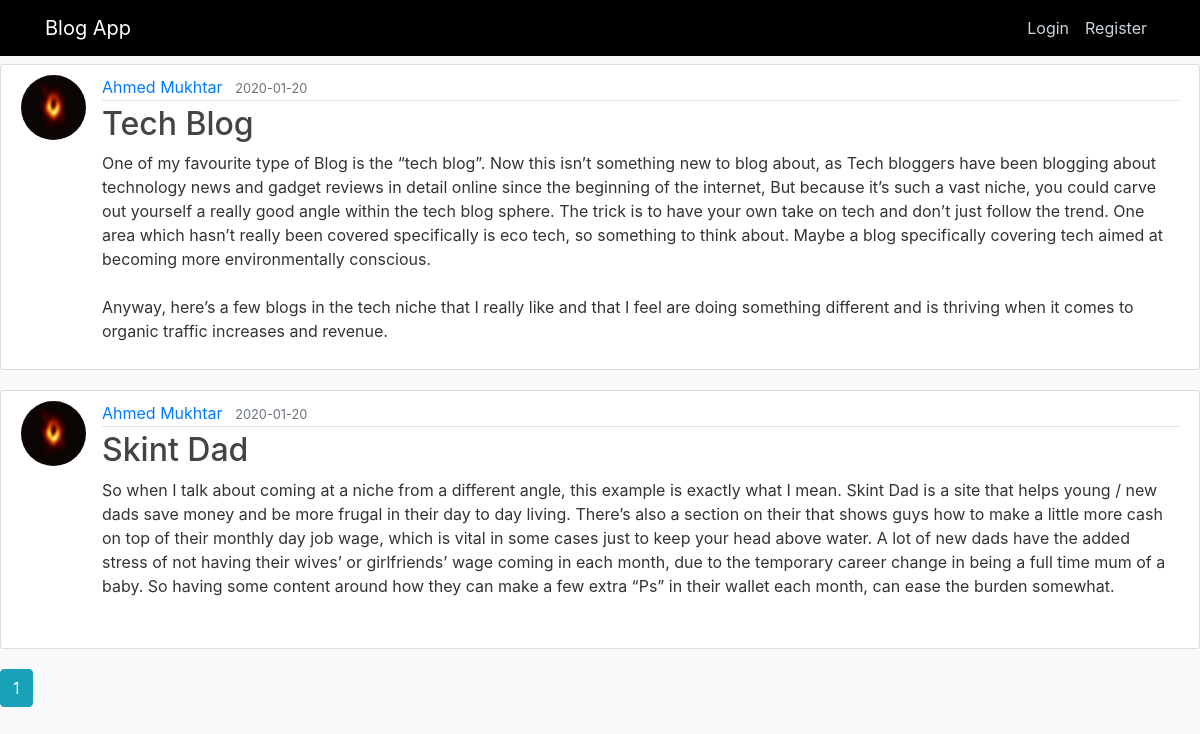
The app's page /user/Ahmed Mukhtar with its own data.
### flaskblog/models.py (models this page shows, shortened)
class Post(db.Model):
    id = db.Column(db.Integer, primary_key=True)
    title = db.Column(db.String(100), nullable=False)
    date_posted = db.Column(db.DateTime, nullable=False, default=datetime.utcnow)
    content = db.Column(db.Text, nullable=False)
    user_id = db.Column(db.Integer, db.ForeignKey('user.id'), nullable=False)

class User(db.Model, UserMixin):
    id = db.Column(db.Integer, primary_key=True)
    username = db.Column(db.String(20), unique=True, nullable=False)
    email = db.Column(db.String(120), unique=True, nullable=False)
    image_file = db.Column(db.String(20), nullable=False, default='default.jpg')
    password = db.Column(db.String(60), nullable=False)
    posts = db.relationship('Post', backref='author', lazy=True)

### flaskblog/routes.py (the view)
@app.route("/user/<string:username>")
def user_posts(username):
    page = request.args.get('page', 1, type=int)
    user = User.query.filter_by(username=username).first_or_404()
    posts = Post.query.filter_by(author=user)\
        .order_by(Post.date_posted.desc())\
        .paginate(page=page, per_page=5)
    return render_template('user_posts.html', posts=posts, user=user)

### flaskblog/templates/user_posts.html
{% extends "layout.html" %} {% block content %}
<h1 class="mb-3">Posts by {{ user.username }} ({{ posts.total }})</h1>
{% for post in posts.items %}
<article class="media content-section">
  <img
    class="rounded-circle article-img"
    src="{{ url_for('static', filename='dp/' + post.author.image_file) }}"
  />
  <div class="media-body">
    <div class="article-metadata">
      <a
        class="mr-2"
        href="{{ url_for('user_posts', username=post.author.username) }}"
        >{{ post.author.username }}</a
      >
      <small class="text-muted"
        >{{ post.date_posted.strftime('%Y-%m-%d') }}</small
      >
    </div>
    <h2>
      <a class="article-title" href="{{ url_for('post', post_id=post.id) }}"
        >{{ post.title }}</a
      >
    </h2>
    <p class="article-content">{{ post.content }}</p>
  </div>
</article>
{% endfor %} {% for page_num in posts.iter_pages(left_edge=1, right_edge=1,
left_current=1, right_current=2) %} {% if page_num %} {% if posts.page ==
page_num %}
<a
  class="btn btn-info mb-4"
  href="{{ url_for('user_posts', username=user.username, page=page_num) }}"
  >{{ page_num }}</a
>
{% else %}
<a
  class="btn btn-outline-info mb-4"
  href="{{ url_for('user_posts', username=user.username, page=page_num) }}"
  >{{ page_num }}</a
>
{% endif %} {% else %} ... {% endif %} {% endfor %} {% endblock content %}

### flaskblog/static/main.css (style rules this page uses)
* { margin: 0; padding: 0; }
body { background: #fafafa; color: #333333; }
h1, h2, h3, h4, h5, h6 { color: #444444; }
.content-section { background: #ffffff; padding: 10px 20px; border: 1px solid #dddddd; border-radius: 3px; margin-bottom: 20px; }
.article-title { color: #444444; }
.article-content { white-space: pre-line; }
.article-img { height: 65px; width: 65px; margin-right: 16px; }
.article-metadata { padding-bottom: 1px; margin-bottom: 4px; border-bottom: 1px solid #e3e3e3 }

### records on screen
Post: image_file (placeholder picture), author.username "Ahmed Mukhtar", date_posted "2020-01-20", title "Tech Blog", content "One of my favourite type of Blog is the “tech blog”. Now this isn’t something new to blog about, as Tech bloggers have been blogging about technology news and gadget reviews in detail online since the beginning of the internet, But because it’s such a vast niche, you could carve out yourself a really good angle within the tech blog sphere. The trick is to have your own take on tech and don’t just follow the trend. One area which hasn’t really been covered specifically is eco tech, so something to think about. Maybe a blog specifically covering tech aimed at becoming more environmentally conscious. Anyway, here’s a few blogs in the tech niche that I really like and that I feel are doing…"
Post: image_file (placeholder picture), author.username "Ahmed Mukhtar", date_posted "2020-01-20", title "Skint Dad", content "So when I talk about coming at a niche from a different angle, this example is exactly what I mean. Skint Dad is a site that helps young / new dads save money and be more frugal in their day to day living. There’s also a section on their that shows guys how to make a little more cash on top of their monthly day job wage, which is vital in some cases just to keep your head above water. A lot of new dads have the added stress of not having their wives’ or girlfriends’ wage coming in each month, due to the temporary career change in being a full time mum of a baby. So having some content around how they can make a few extra “Ps” in their wallet each month, can ease the burden somewhat."

### other values on screen
{{ page_num }} "1"
